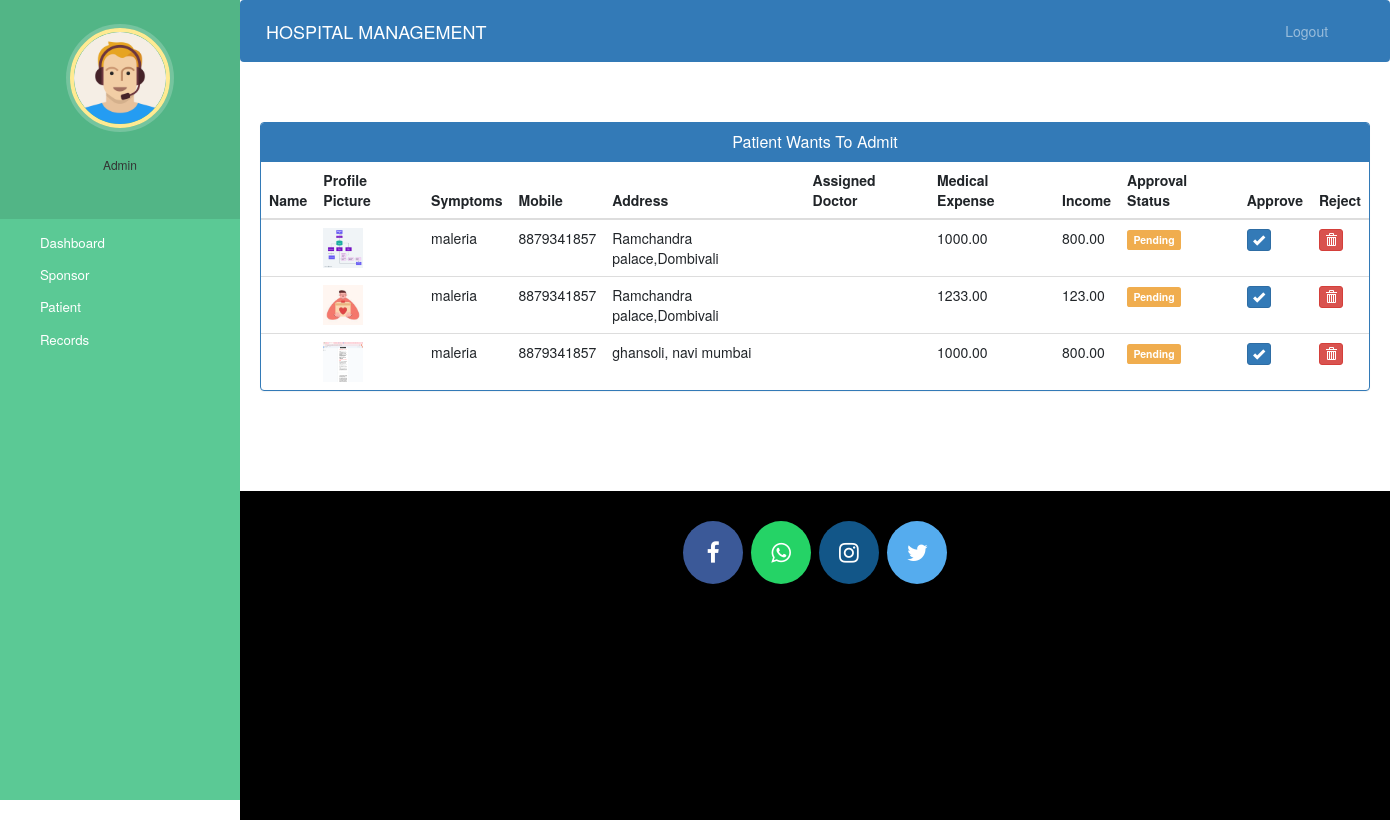
The page /admin-approve-patient (signed in) on the database its author committed.
### hospital/models.py (models this page shows, shortened)
class Patient(models.Model):
    user = models.OneToOneField(User, on_delete=models.CASCADE)  # For username, password, email
    profile_pic = models.ImageField(upload_to='profile_pic/PatientProfilePic/', null=True, blank=True)
    address = models.CharField(max_length=255)  # Increased max length for full address
    mobile = models.CharField(max_length=15, null=False)
    disease = models.CharField(max_length=100, null=False)
    hospital = models.CharField(max_length=100, null=False)
    medical_expense = models.DecimalField(max_digits=10, decimal_places=2)  # Expense to be sponsored
    income = models.DecimalField(max_digits=10, decimal_places=2)  # Annual income for eligibility check
    proof_of_poverty = models.FileField(upload_to='proof_of_poverty/', null=False)  # Upload proof
    prescription = models.FileField(upload_to='prescriptions/', null=True, blank=True)  # Optional
    bill = models.FileField(upload_to='bills/', null=True, blank=True)  # Optional
    status = models.BooleanField(default=False)  # Approval status for sponsorship
    admit_date = models.DateField(auto_now_add=True)
    assignedDoctorId = models.PositiveIntegerField(null=True)

### hospital/views.py (the view)
# urls.py: path('admin-approve-patient', views.admin_approve_patient_view,name='admin-approve-patient'),
@login_required(login_url='adminlogin')
@user_passes_test(is_admin)
def admin_approve_patient_view(request):
    patients=models.Patient.objects.all().filter(status=False)
    return render(request,'hospital/admin_approve_patient.html',{'patients':patients})

### hospital/views.py (called while the page is built)
def is_admin(user):
    return user.is_superuser

### templates/hospital/admin_approve_patient.html (shortened to what this page needs)
{% extends 'hospital/admin_base.html' %}
{% block content %}
{% load static %}
<head>
  <link href="//netdna.bootstrapcdn.com/bootstrap/3.0.0/css/bootstrap.min.css" rel="stylesheet" id="bootstrap-css">
</head>
<div class="container">
  <div class="panel panel-primary">
    <div class="panel-heading">
      <h6 class="panel-title">Patient Wants To Admit</h6>
    </div>
    <table class="table table-hover" id="dev-table">
      <thead>
        <tr>
          <th>Name</th>
          <th>Profile Picture</th>
          <th>Symptoms</th>
          <th>Mobile</th>
          <th>Address</th>
          <th>Assigned Doctor</th>
          <th>Medical Expense</th>
          <th>Income</th>
          <th>Approval Status</th>
          <th>Approve</th>
          <th>Reject</th>
        </tr>
      </thead>
      <tbody>
        {% for p in patients %}
        <tr>
          <td>{{ p.username }}</td>
          <td><img src="{% static p.profile_pic.url %}" alt="Profile Pic" height="40px" width="40px" /></td>
          <td>{{ p.disease }}</td>
          <td>{{ p.mobile }}</td>
          <td>{{ p.address }}</td>
          <td>{{ p.assignedDoctorId.get_name }}</td>
          <td>{{ p.medical_expense }}</td>
          <td>{{ p.income }}</td>
          <td>
            {% if p.approval_status %}
              <span class="label label-success">Approved</span>
            {% else %}
              <span class="label label-warning">Pending</span>
            {% endif %}
          </td>
          <td><a class="btn btn-primary btn-xs" href="{% url 'approve-patient' p.id %}"><span class="glyphicon glyphicon-ok"></span></a></td>
          <td><a class="btn btn-danger btn-xs" href="{% url 'reject-patient' p.id %}"><span class="glyphicon glyphicon-trash"></span></a></td>
        </tr>
        {% endfor %}
      </tbody>
    </table>
  </div>
</div>
{% endblock content %}

### static/style.css (style rules this page uses)
body { padding-left: 240px; }

### templates/hospital/admin_base.html (style rules this page uses)
a:link { text-decoration: none; }
a { color: white; }
body { padding-left: 240px; }

### templates/hospital/admin_approve_patient.html (style rules this page uses)
a:link { text-decoration: none; }
h6 { text-align: center; }

### rows shown on the page
Patient: profile_pic (picture), disease "maleria", mobile "8879341857", address "Ramchandra palace,Dombivali", medical_expense "1000.00", income "800.00"
Patient: profile_pic (picture), disease "maleria", mobile "8879341857", address "Ramchandra palace,Dombivali", medical_expense "1233.00", income "123.00"
Patient: profile_pic (picture), disease "maleria", mobile "8879341857", address "ghansoli, navi mumbai", medical_expense "1000.00", income "800.00"
